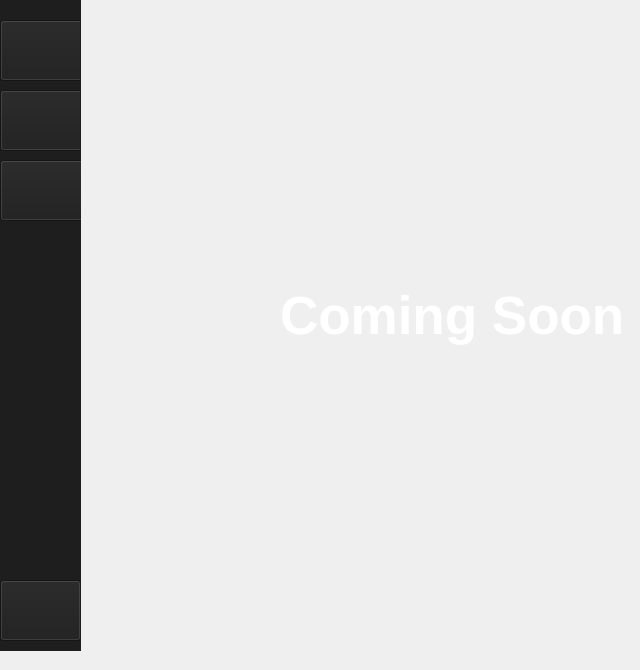
    <widget class="QWidget" name="settings_page">
     <widget class="QWidget" name="widget_4" native="true">
      <property name="geometry">
       <rect>
        <x>0</x>
        <y>-10</y>
        <width>81</width>
        <height>661</height>
       </rect>
      </property>
      <widget class="QWidget" name="buttons_5" native="true">
       <property name="geometry">
        <rect>
         <x>0</x>
         <y>0</y>
         <width>91</width>
         <height>691</height>
        </rect>
       </property>
       <property name="styleSheet">
        <string notr="true">background-color: rgb(30, 30, 30);</string>
       </property>
       <widget class="QPushButton" name="settings_chatting_button">
        <property name="geometry">
         <rect>
          <x>0</x>
          <y>30</y>
          <width>91</width>
          <height>61</height>
         </rect>
        </property>
        <property name="cursor">
         <cursorShape>PointingHandCursor</cursorShape>
        </property>
        <property name="styleSheet">
         <string notr="true">QPushButton{
background-image:url(:/icons/icons/Vector.png);
 background-position: center;

 background-repeat: no-repeat;
}</string>
        </property>
        <property name="text">
         <string/>
        </property>
        <property name="icon">
         <iconset>
          <normaloff>../GUI desgin/GUI desgin/setting/icons/Vector.png</normaloff>../GUI desgin/GUI desgin/setting/icons/Vector.png</iconset>
        </property>
        <property name="iconSize">
         <size>
          <width>50</width>
          <height>50</height>
         </size>
        </property>
       </widget>
       <widget class="QPushButton" name="settings_requests_button">
        <property name="geometry">
         <rect>
          <x>0</x>
          <y>100</y>
          <width>91</width>
          <height>61</height>
         </rect>
        </property>
        <property name="cursor">
         <cursorShape>PointingHandCursor</cursorShape>
        </property>
        <property name="styleSheet">
         <string notr="true">QPushButton{
background-image:url(:/icons/icons/Group 1.png);
 background-position: center;

 background-repeat: no-repeat;
}</string>
        </property>
        <property name="text">
         <string/>
        </property>
        <property name="icon">
         <iconset>
          <normaloff>../GUI desgin/GUI desgin/setting/icons/Group 1.png</normaloff>../GUI desgin/GUI desgin/setting/icons/Group 1.png</iconset>
        </property>
        <property name="iconSize">
         <size>
          <width>50</width>
          <height>50</height>
         </size>
        </property>
       </widget>
       <widget class="QPushButton" name="settings_exit_button">
        <property name="geometry">
         <rect>
          <x>0</x>
          <y>590</y>
          <width>81</width>
          <height>61</height>
         </rect>
        </property>
        <property name="cursor">
         <cursorShape>PointingHandCursor</cursorShape>
        </property>
        <property name="styleSheet">
         <string notr="true">QPushButton{
background-image:url(:/icons/icons/Sign-out.png);
 background-position: center;

 background-repeat: no-repeat;
}</string>
        </property>
        <property name="text">
         <string/>
        </property>
        <property name="icon">
         <iconset>
          <normaloff>../GUI desgin/GUI desgin/setting/icons/Sign-out.png</normaloff>../GUI desgin/GUI desgin/setting/icons/Sign-out.png</iconset>
        </property>
        <property name="iconSize">
         <size>
          <width>50</width>
          <height>50</height>
         </size>
        </property>
       </widget>
       <widget class="Line" name="line_6">
        <property name="geometry">
         <rect>
          <x>80</x>
          <y>20</y>
          <width>20</width>
          <height>641</height>
         </rect>
        </property>
        <property name="orientation">
         <enum>Qt::Vertical</enum>
        </property>
       </widget>
       <widget class="QPushButton" name="settings_settings_button">
        <property name="geometry">
         <rect>
          <x>0</x>
          <y>170</y>
          <width>91</width>
          <height>61</height>
         </rect>
        </property>
        <property name="cursor">
         <cursorShape>PointingHandCursor</cursorShape>
        </property>
        <property name="styleSheet">
         <string notr="true">QPushButton{
background-image: url(:/icons/icons/settings.png);
 background-position: center;

 background-repeat: no-repeat;
}</string>
        </property>
        <property name="text">
         <string/>
        </property>
        <property name="icon">
         <iconset>
          <normaloff>../GUI desgin/GUI desgin/setting/icons/Group 1.png</normaloff>../GUI desgin/GUI desgin/setting/icons/Group 1.png</iconset>
        </property>
        <property name="iconSize">
         <size>
          <width>50</width>
          <height>50</height>
         </size>
        </property>
       </widget>
      </widget>
     </widget>
     <widget class="QLabel" name="label">
      <property name="geometry">
       <rect>
        <x>280</x>
        <y>260</y>
        <width>351</width>
        <height>111</height>
       </rect>
      </property>
      <property name="font">
       <font>
        <pointsize>40</pointsize>
        <weight>75</weight>
        <bold>true</bold>
       </font>
      </property>
      <property name="styleSheet">
       <string notr="true">color: white</string>
      </property>
      <property name="text">
       <string>Coming Soon</string>
      </property>
     </widget>
    </widget>
